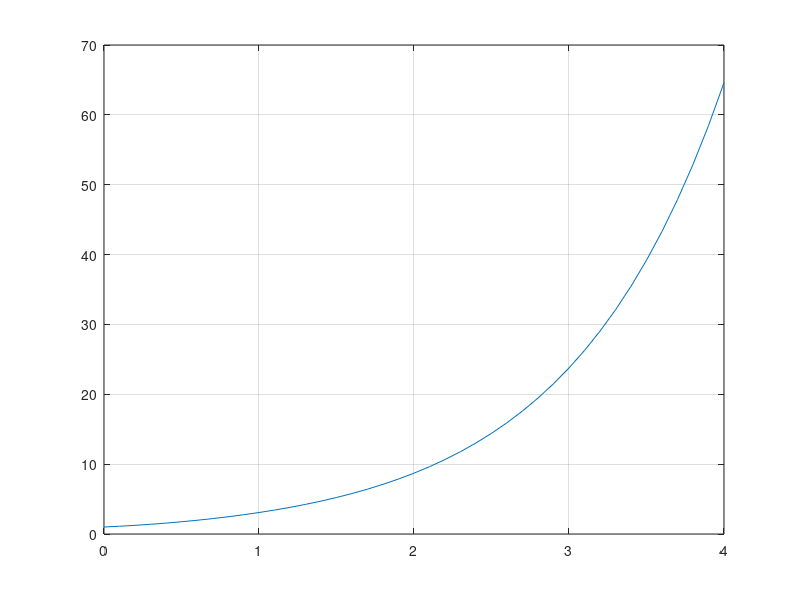

MATLAB code for this plot:
clc; clear; close all

f = @(x,y) sin(x)/y + y;

dx = 0.1;
X = 0:dx:4  ; % 0,0.1,0.2, .... , 4  
Y = ones(1,length(X));
m = 1;

while X(m) < 4
    k1 = f(X(m),Y(m));
    k2 = f(X(m) + dx/2, Y(m) + k1*dx/2);
    k3 = f(X(m) + dx/2, Y(m) + k2*dx/2);
    k4 = f(X(m) + dx, Y(m) + k3*dx);
    Y(m+1)  = Y(m) + dx/6 * ( k1 + 2*k2 + 2*k3 + k4);
    m = m + 1; 
end

plot(X,Y);grid
